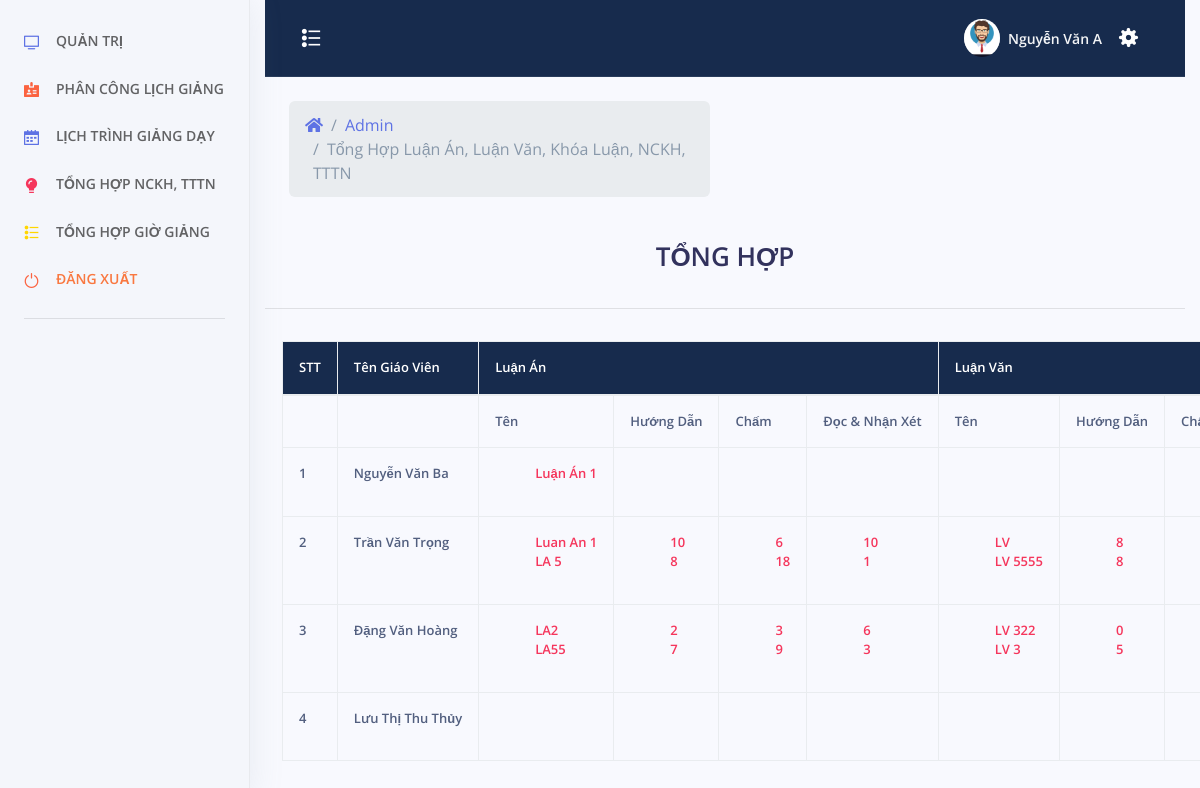
The app's page /admin/index.php?menu=tong-hop (signed in) with its own data.
### tables this page shows
CREATE TABLE `tai_khoan` (
  `id_tai_khoan` int(11) NOT NULL,
  `ten_tai_khoan` varchar(30) NOT NULL,
  `mat_khau` varchar(100) NOT NULL,
  `nhom_tai_khoan` tinyint(2) NOT NULL,
  `ten_sinh_vien` varchar(100) NOT NULL,
  `sdt` varchar(20) NOT NULL,
  `ngay_sinh` varchar(50) NOT NULL,
  `ngay_tao` datetime NOT NULL
);

CREATE TABLE `luan_an` (
  `id` int(11) NOT NULL,
  `id_giaovien` int(11) NOT NULL,
  `ten` varchar(500) NOT NULL,
  `huong_dan` int(11) DEFAULT NULL,
  `cham` int(11) DEFAULT NULL,
  `doc` int(11) DEFAULT NULL
);

CREATE TABLE `luan_van` (
  `id` int(11) NOT NULL,
  `id_giaovien` int(11) NOT NULL,
  `ten` varchar(500) NOT NULL,
  `huong_dan` int(11) NOT NULL,
  `cham` int(11) NOT NULL,
  `doc` int(11) NOT NULL
);

### admin/tong-hop.php (the view, shortened to what this page needs)
<?php
	include_once('../config/config.php');
	include_once('../header.php');
 ?>
<?php
		if($_SESSION["taikhoan"] == NULL){ ?>
			<script>
				window.location.href="../tai-khoan/dang-nhap.php";
			</script>
		<?php }else {?>
		<?php
			$sql = "SELECT * FROM `tai_khoan` WHERE `nhom_tai_khoan`=0";
			$qr = mysqli_query($conn, $sql);
		 ?>
		 	<div class="row align-items-center py-4">
            <div class="col-lg-6 col-7">
              <nav aria-label="breadcrumb" class="d-none d-md-inline-block ml-md-4">
                <ol class="breadcrumb breadcrumb-links breadcrumb-dark">
                  <li class="breadcrumb-item"><a href="#"><i class="fas fa-home"></i></a></li>
                  <li class="breadcrumb-item"><a href="index.php">Admin</a></li>
                  <li class="breadcrumb-item active" aria-current="page">Tổng Hợp Luận Án, Luận Văn, Khóa Luận, NCKH, TTTN</li>
                </ol>
              </nav>
            </div>
          </div>
			<div class="caption">
			<h1 style="text-align: center">TỔNG HỢP</h1>
			</div>
			<hr>
			<div class="row">
				<table class="table table-bordered table-responsive">
					<tr class="chimuc">
						<th rowspan="2">STT</th>
						<th rowspan="2">Tên Giáo Viên</th>
						<th colspan="4">Luận Án</th>
						<th colspan="4">Luận Văn</th>
					</tr>
					<tbody>
                        <tr>
                            <td></td>
                            <td></td>
                            <td>Tên </td>
                            <td>Hướng Dẫn</td>
                            <td>Chấm</td>
                            <td>Đọc & Nhận Xét</td>
                            <td>Tên </td>
                            <td>Hướng Dẫn</td>
                            <td>Chấm</td>
                        </tr>
					<?php $stt = 1;?>
					<?php while($row = mysqli_fetch_assoc($qr)){ ?>
						<tr>
							<td><?php echo $stt;?></td>
							<td>
							<?php echo $row["ten_sinh_vien"]; ?>
							</td>
                            <td style="color: #f5365c;">
                            <ul style="list-style:none">
                                <?php
                                $idgv1 = $row["id_tai_khoan"];
                                $sqlluanan = "SELECT * FROM `luan_an` WHERE `id_giaovien` = '$idgv1'";
                                $qrluanan = mysqli_query($conn, $sqlluanan);
                                while($rowluanan = mysqli_fetch_assoc($qrluanan)){
                                echo "<li> ".$rowluanan["ten"]."</li>";
                                }
                                ?>
                                </ul>
                            </td>
                            <td style="color: #f5365c;">
                            <ul style="list-style:none">
                                <?php
                                $idgv1 = $row["id_tai_khoan"];
                                $sqlluanan = "SELECT * FROM `luan_an` WHERE `id_giaovien` = '$idgv1'";
                                $qrluanan = mysqli_query($conn, $sqlluanan);
                                while($rowluanan = mysqli_fetch_assoc($qrluanan)){
                                echo "<li> ".$rowluanan["huong_dan"]."</li>";
                                }
                                ?>
                                </ul>
                            </td>
                            <td style="color: #f5365c;">
                            <ul style="list-style:none">
                                <?php
                                $idgv1 = $row["id_tai_khoan"];
                                $sqlluanan = "SELECT * FROM `luan_an` WHERE `id_giaovien` = '$idgv1'";
                                $qrluanan = mysqli_query($conn, $sqlluanan);
                                while($rowluanan = mysqli_fetch_assoc($qrluanan)){
                                echo "<li> ".$rowluanan["cham"]."</li>";
                                }
                                ?>
                                </ul>
                            </td>
                            <td style="color: #f5365c;">
                            <ul style="list-style:none">
                                <?php
                                $idgv1 = $row["id_tai_khoan"];
                                $sqlluanan = "SELECT * FROM `luan_an` WHERE `id_giaovien` = '$idgv1'";
                                $qrluanan = mysqli_query($conn, $sqlluanan);
                                while($rowluanan = mysqli_fetch_assoc($qrluanan)){
                                echo "<li> ".$rowluanan["doc"]."</li>";
                                }
                                ?>
                                </ul>
                            </td>
                            <td style="color: #f5365c;">
                            <ul style="list-style:none">
                                <?php
                                $idgv1 = $row["id_tai_khoan"];
                                $sqlluanan = "SELECT * FROM `luan_van` WHERE `id_giaovien` = '$idgv1'";
                                $qrluanan = mysqli_query($conn, $sqlluanan);
                                while($rowluanan = mysqli_fetch_assoc($qrluanan)){
                                echo "<li> ".$rowluanan["ten"]."</li>";
                                }
                                ?>
                                </ul>
                            </td>
                            <td style="color: #f5365c;">
                            <ul style="list-style:none">
                                <?php
                                $idgv1 = $row["id_tai_khoan"];
                                $sqlluanan = "SELECT * FROM `luan_van` WHERE `id_giaovien` = '$idgv1'";
                                $qrluanan = mysqli_query($conn, $sqlluanan);
                                while($rowluanan = mysqli_fetch_assoc($qrluanan)){
                                echo "<li> ".$rowluanan["huong_dan"]."</li>";
                                }
                                ?>
                                </ul>
                            </td>
                            <td style="color: #f5365c;">
                            <ul style="list-style:none">
                                </ul>
                            </td>
						</tr>
						<?php $stt = $stt + 1; ?>
						<?php } ?>
					</tbody>
				</table>
<br>
			</div>
    <?php } ?>
</div>
 <?php
	include_once('../footer.php');
 ?>

### assets/css/style.css (style rules this page uses)
table.table.table-bordered { border: none; }
table.table.table-bordered.table-responsive { margin-left: 32px; }
tr.chimuc { background-color: #172b4d; }
tr.chimuc th { color: white; }
.table td, .table th { font-size: .8125rem; white-space: nowrap; font-weight: 600!important; }

### records on screen
tai_khoan: ten_sinh_vien "Nguyễn Văn Ba"
luan_an: ten "Luận Án 1"
tai_khoan: ten_sinh_vien "Trần Văn Trọng"
luan_an: ten "Luan An 1", huong_dan "10", cham "6", doc "10"
luan_an: ten "LA 5", huong_dan "8", cham "18", doc "1"
luan_van: ten "LV", huong_dan "8"
luan_van: ten "LV 5555", huong_dan "8"
tai_khoan: ten_sinh_vien "Đặng Văn Hoàng"
luan_an: ten "LA2", huong_dan "2", cham "3", doc "6"
luan_an: ten "LA55", huong_dan "7", cham "9", doc "3"
luan_van: ten "LV 322", huong_dan "0"
luan_van: ten "LV 3", huong_dan "5"
tai_khoan: ten_sinh_vien "Lưu Thị Thu Thủy"

### other values on screen
$_SESSION["tensv"] "Nguyễn Văn A"
